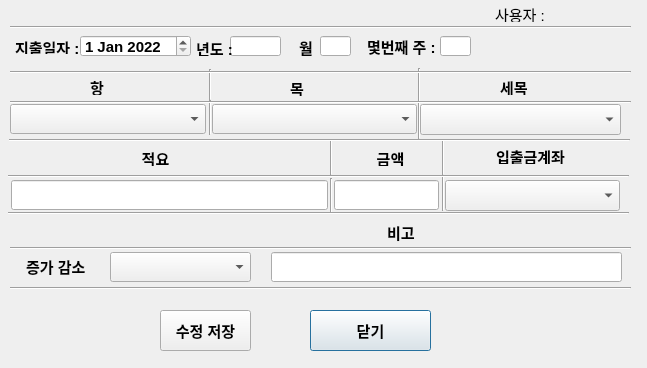
<?xml version="1.0" encoding="UTF-8"?>
<ui version="4.0">
 <class>precost_call</class>
 <widget class="QDialog" name="precost_call">
  <property name="geometry">
   <rect>
    <x>0</x>
    <y>0</y>
    <width>647</width>
    <height>368</height>
   </rect>
  </property>
  <property name="font">
   <font>
    <pointsize>11</pointsize>
   </font>
  </property>
  <property name="windowTitle">
   <string>Dialog</string>
  </property>
  <widget class="QLineEdit" name="year_widget">
   <property name="geometry">
    <rect>
     <x>230</x>
     <y>36</y>
     <width>51</width>
     <height>20</height>
    </rect>
   </property>
   <property name="font">
    <font>
     <pointsize>11</pointsize>
     <weight>75</weight>
     <bold>true</bold>
    </font>
   </property>
  </widget>
  <widget class="QLabel" name="user">
   <property name="geometry">
    <rect>
     <x>495</x>
     <y>6</y>
     <width>51</width>
     <height>16</height>
    </rect>
   </property>
   <property name="text">
    <string>사용자 :</string>
   </property>
  </widget>
  <widget class="Line" name="line_6">
   <property name="geometry">
    <rect>
     <x>409</x>
     <y>68</y>
     <width>20</width>
     <height>71</height>
    </rect>
   </property>
   <property name="font">
    <font>
     <pointsize>11</pointsize>
    </font>
   </property>
   <property name="orientation">
    <enum>Qt::Vertical</enum>
   </property>
  </widget>
  <widget class="Line" name="line_8">
   <property name="geometry">
    <rect>
     <x>200</x>
     <y>69</y>
     <width>20</width>
     <height>31</height>
    </rect>
   </property>
   <property name="font">
    <font>
     <pointsize>11</pointsize>
    </font>
   </property>
   <property name="orientation">
    <enum>Qt::Vertical</enum>
   </property>
  </widget>
  <widget class="Line" name="line">
   <property name="geometry">
    <rect>
     <x>10</x>
     <y>17</y>
     <width>621</width>
     <height>20</height>
    </rect>
   </property>
   <property name="font">
    <font>
     <pointsize>11</pointsize>
    </font>
   </property>
   <property name="orientation">
    <enum>Qt::Horizontal</enum>
   </property>
  </widget>
  <widget class="QLabel" name="hang_1">
   <property name="geometry">
    <rect>
     <x>90</x>
     <y>79</y>
     <width>21</width>
     <height>16</height>
    </rect>
   </property>
   <property name="font">
    <font>
     <pointsize>11</pointsize>
     <weight>75</weight>
     <bold>true</bold>
    </font>
   </property>
   <property name="text">
    <string>항</string>
   </property>
  </widget>
  <widget class="Line" name="line_11">
   <property name="geometry">
    <rect>
     <x>200</x>
     <y>100</y>
     <width>20</width>
     <height>35</height>
    </rect>
   </property>
   <property name="orientation">
    <enum>Qt::Vertical</enum>
   </property>
  </widget>
  <widget class="QLabel" name="hun_Y">
   <property name="geometry">
    <rect>
     <x>196</x>
     <y>40</y>
     <width>36</width>
     <height>16</height>
    </rect>
   </property>
   <property name="font">
    <font>
     <pointsize>11</pointsize>
     <weight>75</weight>
     <bold>true</bold>
    </font>
   </property>
   <property name="text">
    <string>년도 :</string>
   </property>
  </widget>
  <widget class="Line" name="line_4">
   <property name="geometry">
    <rect>
     <x>10</x>
     <y>94</y>
     <width>621</width>
     <height>16</height>
    </rect>
   </property>
   <property name="font">
    <font>
     <pointsize>11</pointsize>
    </font>
   </property>
   <property name="orientation">
    <enum>Qt::Horizontal</enum>
   </property>
  </widget>
  <widget class="QLabel" name="marks_1">
   <property name="geometry">
    <rect>
     <x>387</x>
     <y>222</y>
     <width>56</width>
     <height>21</height>
    </rect>
   </property>
   <property name="font">
    <font>
     <pointsize>11</pointsize>
     <weight>75</weight>
     <bold>true</bold>
    </font>
   </property>
   <property name="text">
    <string>비고</string>
   </property>
  </widget>
  <widget class="QLabel" name="amount_1">
   <property name="geometry">
    <rect>
     <x>365</x>
     <y>150</y>
     <width>51</width>
     <height>16</height>
    </rect>
   </property>
   <property name="font">
    <font>
     <pointsize>11</pointsize>
     <weight>75</weight>
     <bold>true</bold>
    </font>
   </property>
   <property name="text">
    <string>금액</string>
   </property>
   <property name="alignment">
    <set>Qt::AlignCenter</set>
   </property>
  </widget>
  <widget class="QLabel" name="cost_date">
   <property name="geometry">
    <rect>
     <x>15</x>
     <y>40</y>
     <width>63</width>
     <height>14</height>
    </rect>
   </property>
   <property name="font">
    <font>
     <pointsize>11</pointsize>
     <weight>75</weight>
     <bold>true</bold>
    </font>
   </property>
   <property name="text">
    <string>지출일자 :</string>
   </property>
  </widget>
  <widget class="Line" name="line_10">
   <property name="geometry">
    <rect>
     <x>321</x>
     <y>140</y>
     <width>20</width>
     <height>35</height>
    </rect>
   </property>
   <property name="font">
    <font>
     <pointsize>11</pointsize>
    </font>
   </property>
   <property name="orientation">
    <enum>Qt::Vertical</enum>
   </property>
  </widget>
  <widget class="Line" name="line_12">
   <property name="geometry">
    <rect>
     <x>322</x>
     <y>178</y>
     <width>18</width>
     <height>35</height>
    </rect>
   </property>
   <property name="orientation">
    <enum>Qt::Vertical</enum>
   </property>
  </widget>
  <widget class="QLineEdit" name="marks_widget">
   <property name="geometry">
    <rect>
     <x>271</x>
     <y>252</y>
     <width>351</width>
     <height>30</height>
    </rect>
   </property>
   <property name="font">
    <font>
     <pointsize>11</pointsize>
    </font>
   </property>
  </widget>
  <widget class="Line" name="line_2">
   <property name="geometry">
    <rect>
     <x>10</x>
     <y>64</y>
     <width>621</width>
     <height>16</height>
    </rect>
   </property>
   <property name="orientation">
    <enum>Qt::Horizontal</enum>
   </property>
  </widget>
  <widget class="QLabel" name="user_widget">
   <property name="geometry">
    <rect>
     <x>550</x>
     <y>3</y>
     <width>56</width>
     <height>20</height>
    </rect>
   </property>
   <property name="text">
    <string/>
   </property>
  </widget>
  <widget class="Line" name="line_5">
   <property name="geometry">
    <rect>
     <x>8</x>
     <y>205</y>
     <width>621</width>
     <height>16</height>
    </rect>
   </property>
   <property name="orientation">
    <enum>Qt::Horizontal</enum>
   </property>
  </widget>
  <widget class="QLineEdit" name="cost_detail_widget">
   <property name="geometry">
    <rect>
     <x>11</x>
     <y>180</y>
     <width>317</width>
     <height>30</height>
    </rect>
   </property>
   <property name="font">
    <font>
     <pointsize>11</pointsize>
    </font>
   </property>
   <property name="text">
    <string/>
   </property>
   <property name="alignment">
    <set>Qt::AlignLeading|Qt::AlignLeft|Qt::AlignVCenter</set>
   </property>
  </widget>
  <widget class="QPushButton" name="close_button">
   <property name="geometry">
    <rect>
     <x>310</x>
     <y>310</y>
     <width>121</width>
     <height>41</height>
    </rect>
   </property>
   <property name="font">
    <font>
     <pointsize>11</pointsize>
     <weight>75</weight>
     <bold>true</bold>
    </font>
   </property>
   <property name="text">
    <string>닫기</string>
   </property>
  </widget>
  <widget class="QPushButton" name="cost_save_button">
   <property name="geometry">
    <rect>
     <x>160</x>
     <y>310</y>
     <width>91</width>
     <height>41</height>
    </rect>
   </property>
   <property name="font">
    <font>
     <pointsize>11</pointsize>
     <weight>75</weight>
     <bold>true</bold>
    </font>
   </property>
   <property name="text">
    <string>수정 저장</string>
   </property>
  </widget>
  <widget class="QDateEdit" name="cost_date_widget">
   <property name="geometry">
    <rect>
     <x>80</x>
     <y>35</y>
     <width>111</width>
     <height>22</height>
    </rect>
   </property>
   <property name="font">
    <font>
     <pointsize>11</pointsize>
     <weight>75</weight>
     <bold>true</bold>
    </font>
   </property>
   <property name="inputMethodHints">
    <set>Qt::ImhDate|Qt::ImhPreferNumbers</set>
   </property>
   <property name="correctionMode">
    <enum>QAbstractSpinBox::CorrectToNearestValue</enum>
   </property>
   <property name="currentSection">
    <enum>QDateTimeEdit::DaySection</enum>
   </property>
   <property name="date">
    <date>
     <year>2022</year>
     <month>1</month>
     <day>1</day>
    </date>
   </property>
  </widget>
  <widget class="QLabel" name="hun_month">
   <property name="geometry">
    <rect>
     <x>299</x>
     <y>37</y>
     <width>21</width>
     <height>20</height>
    </rect>
   </property>
   <property name="font">
    <font>
     <pointsize>11</pointsize>
     <weight>75</weight>
     <bold>true</bold>
    </font>
   </property>
   <property name="text">
    <string>월</string>
   </property>
  </widget>
  <widget class="QLineEdit" name="month_widget">
   <property name="geometry">
    <rect>
     <x>320</x>
     <y>36</y>
     <width>31</width>
     <height>20</height>
    </rect>
   </property>
   <property name="font">
    <font>
     <pointsize>11</pointsize>
     <weight>75</weight>
     <bold>true</bold>
    </font>
   </property>
  </widget>
  <widget class="QLabel" name="hun_week">
   <property name="geometry">
    <rect>
     <x>367</x>
     <y>36</y>
     <width>71</width>
     <height>21</height>
    </rect>
   </property>
   <property name="font">
    <font>
     <pointsize>11</pointsize>
     <weight>75</weight>
     <bold>true</bold>
    </font>
   </property>
   <property name="text">
    <string>몇번째 주 :</string>
   </property>
  </widget>
  <widget class="QLineEdit" name="week_widget">
   <property name="geometry">
    <rect>
     <x>440</x>
     <y>36</y>
     <width>31</width>
     <height>20</height>
    </rect>
   </property>
   <property name="font">
    <font>
     <pointsize>11</pointsize>
     <weight>75</weight>
     <bold>true</bold>
    </font>
   </property>
  </widget>
  <widget class="QLabel" name="cost_detail_1">
   <property name="geometry">
    <rect>
     <x>130</x>
     <y>150</y>
     <width>51</width>
     <height>16</height>
    </rect>
   </property>
   <property name="font">
    <font>
     <pointsize>11</pointsize>
     <weight>75</weight>
     <bold>true</bold>
    </font>
   </property>
   <property name="text">
    <string>적요</string>
   </property>
   <property name="alignment">
    <set>Qt::AlignCenter</set>
   </property>
  </widget>
  <widget class="QLabel" name="mok_1">
   <property name="geometry">
    <rect>
     <x>290</x>
     <y>80</y>
     <width>21</width>
     <height>16</height>
    </rect>
   </property>
   <property name="font">
    <font>
     <pointsize>11</pointsize>
     <weight>75</weight>
     <bold>true</bold>
    </font>
   </property>
   <property name="text">
    <string>목</string>
   </property>
  </widget>
  <widget class="QLabel" name="semok_1">
   <property name="geometry">
    <rect>
     <x>500</x>
     <y>79</y>
     <width>31</width>
     <height>16</height>
    </rect>
   </property>
   <property name="font">
    <font>
     <pointsize>11</pointsize>
     <weight>75</weight>
     <bold>true</bold>
    </font>
   </property>
   <property name="text">
    <string>세목</string>
   </property>
  </widget>
  <widget class="Line" name="line_15">
   <property name="geometry">
    <rect>
     <x>434</x>
     <y>176</y>
     <width>18</width>
     <height>35</height>
    </rect>
   </property>
   <property name="orientation">
    <enum>Qt::Vertical</enum>
   </property>
  </widget>
  <widget class="Line" name="line_17">
   <property name="geometry">
    <rect>
     <x>433</x>
     <y>140</y>
     <width>20</width>
     <height>35</height>
    </rect>
   </property>
   <property name="font">
    <font>
     <pointsize>11</pointsize>
    </font>
   </property>
   <property name="orientation">
    <enum>Qt::Vertical</enum>
   </property>
  </widget>
  <widget class="QLineEdit" name="amount_widget">
   <property name="geometry">
    <rect>
     <x>334</x>
     <y>180</y>
     <width>105</width>
     <height>30</height>
    </rect>
   </property>
   <property name="font">
    <font>
     <pointsize>11</pointsize>
    </font>
   </property>
   <property name="text">
    <string/>
   </property>
   <property name="alignment">
    <set>Qt::AlignRight|Qt::AlignTrailing|Qt::AlignVCenter</set>
   </property>
  </widget>
  <widget class="QComboBox" name="hang_combo_widget">
   <property name="geometry">
    <rect>
     <x>10</x>
     <y>104</y>
     <width>196</width>
     <height>30</height>
    </rect>
   </property>
   <property name="font">
    <font>
     <pointsize>11</pointsize>
    </font>
   </property>
  </widget>
  <widget class="QComboBox" name="mok_combo_widget">
   <property name="geometry">
    <rect>
     <x>212</x>
     <y>104</y>
     <width>205</width>
     <height>30</height>
    </rect>
   </property>
   <property name="font">
    <font>
     <pointsize>11</pointsize>
    </font>
   </property>
  </widget>
  <widget class="QComboBox" name="semok_combo_widget">
   <property name="geometry">
    <rect>
     <x>420</x>
     <y>104</y>
     <width>201</width>
     <height>31</height>
    </rect>
   </property>
   <property name="font">
    <font>
     <pointsize>11</pointsize>
    </font>
   </property>
  </widget>
  <widget class="QLabel" name="amount_2">
   <property name="geometry">
    <rect>
     <x>480</x>
     <y>148</y>
     <width>101</width>
     <height>16</height>
    </rect>
   </property>
   <property name="font">
    <font>
     <pointsize>11</pointsize>
     <weight>75</weight>
     <bold>true</bold>
    </font>
   </property>
   <property name="text">
    <string>입출금계좌</string>
   </property>
   <property name="alignment">
    <set>Qt::AlignCenter</set>
   </property>
  </widget>
  <widget class="QComboBox" name="banks_combo_widget">
   <property name="geometry">
    <rect>
     <x>445</x>
     <y>180</y>
     <width>175</width>
     <height>31</height>
    </rect>
   </property>
   <property name="font">
    <font>
     <pointsize>11</pointsize>
    </font>
   </property>
  </widget>
  <widget class="Line" name="line_3">
   <property name="geometry">
    <rect>
     <x>9</x>
     <y>130</y>
     <width>621</width>
     <height>20</height>
    </rect>
   </property>
   <property name="font">
    <font>
     <pointsize>11</pointsize>
    </font>
   </property>
   <property name="orientation">
    <enum>Qt::Horizontal</enum>
   </property>
  </widget>
  <widget class="Line" name="line_7">
   <property name="geometry">
    <rect>
     <x>8</x>
     <y>166</y>
     <width>621</width>
     <height>20</height>
    </rect>
   </property>
   <property name="font">
    <font>
     <pointsize>11</pointsize>
    </font>
   </property>
   <property name="orientation">
    <enum>Qt::Horizontal</enum>
   </property>
  </widget>
  <widget class="Line" name="line_9">
   <property name="geometry">
    <rect>
     <x>10</x>
     <y>240</y>
     <width>621</width>
     <height>16</height>
    </rect>
   </property>
   <property name="orientation">
    <enum>Qt::Horizontal</enum>
   </property>
  </widget>
  <widget class="Line" name="line_13">
   <property name="geometry">
    <rect>
     <x>10</x>
     <y>280</y>
     <width>621</width>
     <height>16</height>
    </rect>
   </property>
   <property name="orientation">
    <enum>Qt::Horizontal</enum>
   </property>
  </widget>
  <widget class="QLabel" name="label">
   <property name="geometry">
    <rect>
     <x>26</x>
     <y>256</y>
     <width>71</width>
     <height>21</height>
    </rect>
   </property>
   <property name="font">
    <font>
     <pointsize>11</pointsize>
     <weight>75</weight>
     <bold>true</bold>
    </font>
   </property>
   <property name="text">
    <string>증가 감소</string>
   </property>
  </widget>
  <widget class="QComboBox" name="balance_combo_widget">
   <property name="geometry">
    <rect>
     <x>110</x>
     <y>252</y>
     <width>141</width>
     <height>30</height>
    </rect>
   </property>
   <property name="font">
    <font>
     <pointsize>11</pointsize>
     <weight>75</weight>
     <bold>true</bold>
    </font>
   </property>
  </widget>
 </widget>
 <tabstops>
  <tabstop>year_widget</tabstop>
  <tabstop>month_widget</tabstop>
  <tabstop>week_widget</tabstop>
  <tabstop>hang_combo_widget</tabstop>
  <tabstop>mok_combo_widget</tabstop>
  <tabstop>semok_combo_widget</tabstop>
  <tabstop>cost_detail_widget</tabstop>
  <tabstop>amount_widget</tabstop>
  <tabstop>banks_combo_widget</tabstop>
  <tabstop>marks_widget</tabstop>
  <tabstop>cost_save_button</tabstop>
  <tabstop>close_button</tabstop>
  <tabstop>cost_date_widget</tabstop>
 </tabstops>
 <resources/>
 <connections>
  <connection>
   <sender>cost_save_button</sender>
   <signal>clicked()</signal>
   <receiver>precost_call</receiver>
   <slot>accounting_change()</slot>
   <hints>
    <hint type="sourcelabel">
     <x>176</x>
     <y>321</y>
    </hint>
    <hint type="destinationlabel">
     <x>141</x>
     <y>328</y>
    </hint>
   </hints>
  </connection>
  <connection>
   <sender>close_button</sender>
   <signal>clicked()</signal>
   <receiver>precost_call</receiver>
   <slot>cost_reg_file_close()</slot>
   <hints>
    <hint type="sourcelabel">
     <x>419</x>
     <y>322</y>
    </hint>
    <hint type="destinationlabel">
     <x>467</x>
     <y>322</y>
    </hint>
   </hints>
  </connection>
 </connections>
 <slots>
  <slot>cost_reg_file_close()</slot>
  <slot>accounting_change()</slot>
 </slots>
</ui>
